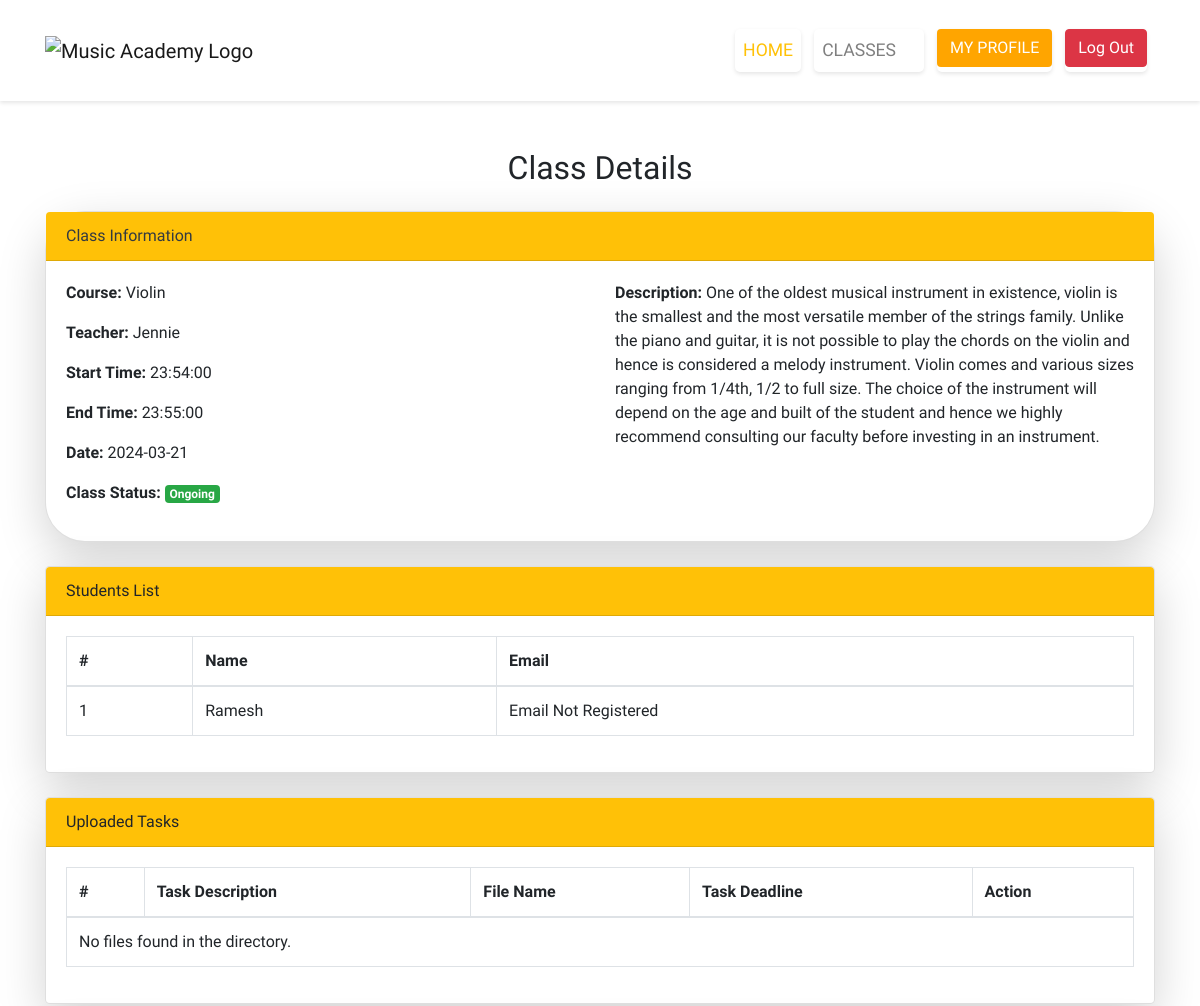
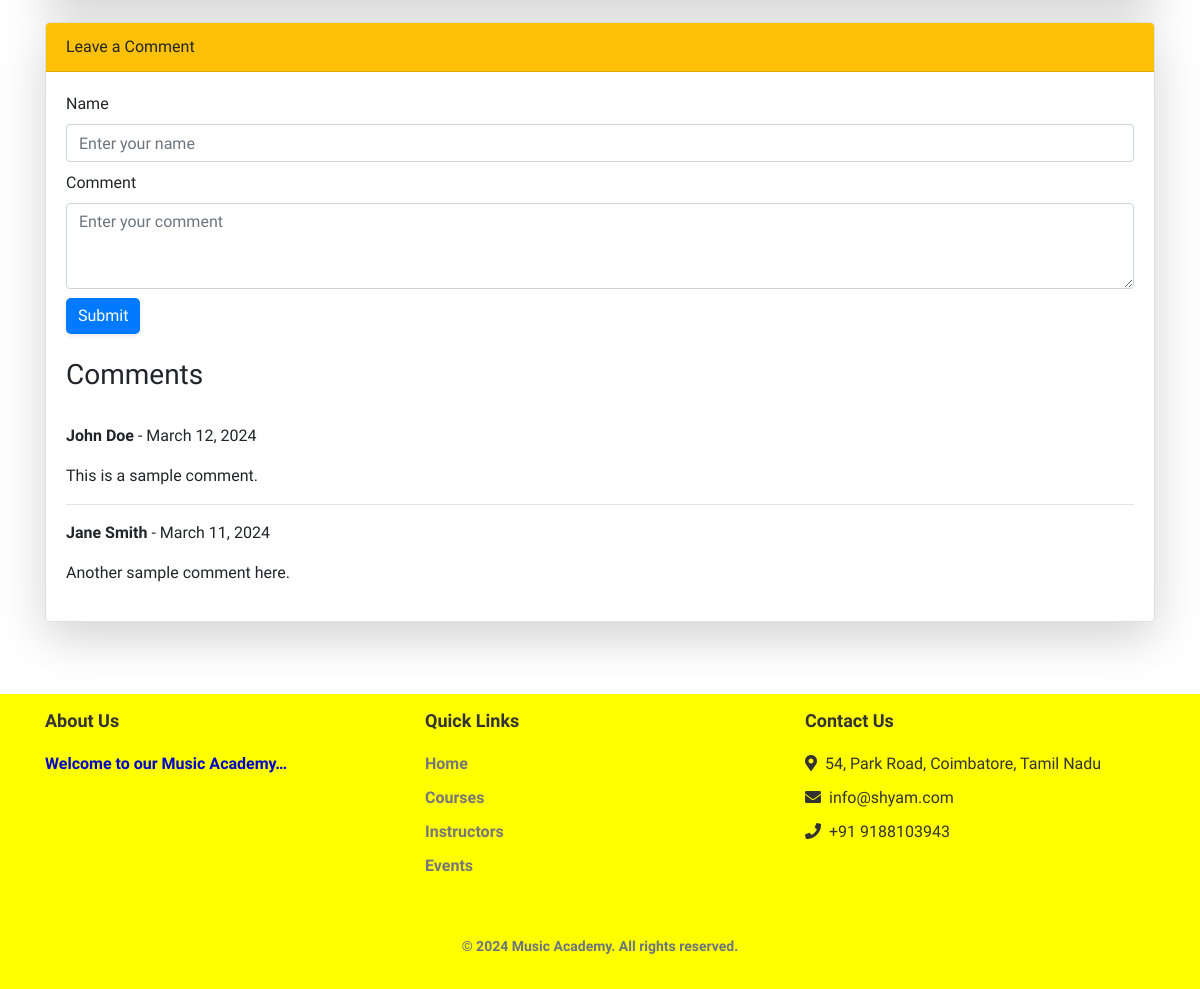
The page /class_details.php?class_id=21 (signed in) on the database its author committed (2 pictures, top to bottom).
### tables this page shows
CREATE TABLE `classes` (
  `class_id` int(11) NOT NULL,
  `course_parent_id` int(11) NOT NULL,
  `user_parent_id` int(11) NOT NULL,
  `sched_start_time` time NOT NULL,
  `sched_end_time` time NOT NULL,
  `date_of_class` date NOT NULL,
  `created_at` timestamp NOT NULL DEFAULT current_timestamp(),
  `updated_at` timestamp NOT NULL DEFAULT current_timestamp(),
  `actual_start_time` datetime DEFAULT NULL,
  `actual_end_time` datetime DEFAULT NULL,
  `class_status` enum('Upcoming','Ongoing','Finished','Cancelled') NOT NULL
);

CREATE TABLE `courses` (
  `course_id` int(11) NOT NULL,
  `course_name` varchar(255) NOT NULL,
  `course_desc` longtext NOT NULL,
  `course_img` varchar(255) NOT NULL,
  `course_icon` varchar(255) NOT NULL,
  `course_status` enum('Active','Inactive') NOT NULL
);

CREATE TABLE `users` (
  `user_id` int(11) NOT NULL,
  `user_name` varchar(255) NOT NULL,
  `user_password` varchar(255) NOT NULL,
  `user_type` enum('Student','Teacher','None') NOT NULL DEFAULT 'None',
  `user_status` enum('Active','Inactive') NOT NULL
);

### class_details.php (the view, shortened to what this page needs)
<?php
require_once 'includes/header.php';
require_once 'includes/config.php';
if (isset($_GET['class_id'])) {
    $class_id = $_GET['class_id'];
$sql = "SELECT ti.*,
        c.course_name,
        c.course_desc,
        us.user_name AS teacher_name,
        cr.class_room_id,
        cr.user_parent_id AS student_id,
        stu.user_name AS student_name,
        s.email AS student_email,
        cr.attendance AS attendance_status
    FROM classes ti
    LEFT JOIN courses c ON ti.course_parent_id = c.course_id
    LEFT JOIN users us ON ti.user_parent_id = us.user_id
    LEFT JOIN class_rooms cr ON ti.class_id = cr.class_parent_id
    LEFT JOIN users stu ON cr.user_parent_id = stu.user_id
    LEFT JOIN students s ON stu.user_id = s.user_parent_id
    WHERE ti.class_id = :class_id";
    $stmt = $db->prepare($sql);
    $stmt->bindParam(':class_id', $class_id);
    $stmt->execute();
    $data = $stmt->fetchAll(PDO::FETCH_ASSOC);
    if ($data) {
        $row = $data[0];
        $course_name = $row['course_name'];
        $course_desc = $row['course_desc'];
        $teacher_name = $row['teacher_name'];
        $sched_start_time = $row['sched_start_time'];
        $sched_end_time = $row['sched_end_time'];
        $date_of_class = $row['date_of_class'];
        $class_status = $row['class_status'];
        $students = [];
        foreach ($data as $student) {
            if (!is_null($student['student_name']) && !is_null($student['class_room_id'])) {
                $students[] = [
                    'class_room_id' => $student['class_room_id'],
                    'name' => $student['student_name'],
                    'email' => $student['student_email'],
                    'attendance_status' => $student['attendance_status']
                ];
            }
        }
    } else {
        $students = [];
        echo "No class found for the provided ID.";
        exit();
    }
} else {
    echo "Class ID is not provided.";
    exit();
}
?>
<main class="custom-main">
    <div class="container mt-5">
        <h2 class="text-center mb-4">Class Details</h2>
        <div class="card mb-4 border-1 shadow-lg" style="border-radius: 40px;">
            <div class="card-header bg-warning text-dark rounded-top">
                Class Information
            </div>
            <div class="card-body">
                <div class="row">
                    <div class="col-md-6">
                        <p><strong>Course:</strong> <?php echo $course_name; ?></p>
                        <p><strong>Teacher:</strong> <?php echo $teacher_name; ?></p>
                        <p><strong>Start Time:</strong> <?php echo $sched_start_time; ?></p>
                        <p><strong>End Time:</strong> <?php echo $sched_end_time; ?></p>
                        <p><strong>Date:</strong> <?php echo $date_of_class; ?></p>
                        <p><strong>Class Status:</strong> <span class="badge badge-success"><?php echo $class_status; ?></span></p>
                    </div>
                    <div class="col-md-6">
                        <p><strong>Description:</strong> <?php echo $course_desc; ?></p>
                    </div>
                </div>
            </div>
        </div>
        <div class="card mb-4 border-1 rounded-lg shadow-lg">
            <div class="card-header bg-warning text-black rounded-top">
                Students List
            </div>
            <div class="card-body">
                <div class="table-responsive">
                    <table class="table table-bordered">
                        <thead>
                            <tr>
                                <th>#</th>
                                <th>Name</th>
                                <th>Email</th>
                            </tr>
                        </thead>
                    <?php if (!empty($students)) { ?>
                        <tbody>
                        <?php
                            $count = 1;
                            foreach ($students as $student) {
                                echo "<tr>";
                                echo "<td>" . $count . "</td>";
                                echo "<td>" . $student['name'] . "</td>";
                                echo "<td>" . ($student['email'] ? $student['email'] : "Email Not Registered") . "</td>";
                                echo "</tr>";
                                $count++;
                            }
                        ?>
                        </tbody>
                    <?php } ?>
                    </table>
                </div>
            </div>
        </div>
            <div class="card mb-4 border-1 rounded-lg shadow-lg" id="uploadedTasksContainer">
                <div class="card-header bg-warning text-black rounded-top">
                    Uploaded Tasks
                </div>
                <div class="card-body">
                    <div class="table-responsive">
                        <table class="table table-bordered">
                            <thead>
                                <tr>
                                    <th>#</th>
                                    <th>Task Description</th>
                                    <th>File Name</th>
                                    <th>Task Deadline</th>
                                    <th>Action</th>
                                </tr>
                            </thead>
                            <tbody>
                            <?php
                            $directory = "/opt/lampp/htdocs/music_academy/admin/getForms/uploads/";
                            if (is_dir($directory)) {
                                $course_parent_id = $row['course_parent_id'];
                                $sql = "SELECT task_id, task_desc, task_deadline, task_file FROM class_tasks WHERE date_parent_id = :class_id AND course_parent_id = :course_id";
                                $stmt = $db->prepare($sql);
                                $stmt->bindParam(':class_id', $class_id);
                                $stmt->bindParam(':course_id', $course_parent_id);
                                $stmt->execute();
                                $tasks = $stmt->fetchAll(PDO::FETCH_ASSOC);
                                if ($tasks) {
                                    $count = 1;
                                    foreach ($tasks as $task) {
                                        echo "<tr>";
                                        echo "<td>" . $count . "</td>";
                                        echo "<td>" . $task['task_desc'] . "</td>";
                                        $task_file = $task['task_file'];
                                        $file_path = $directory . $task_file;
                                        echo "<td>";
                                        if ($task_file && file_exists($file_path)) {
                                            echo $task_file;
                                        } else {
                                            echo "No File Found";
                                        }
                                        echo "</td>";
                                        echo "<td>" . $task['task_deadline'] . "</td>";
                                        echo "<td>";
                                        if ($task_file && file_exists($file_path)) {
                                            echo "<a href='/music_academy/admin/getForms/uploads/" . $task_file . "' download><button class='btn btn-primary btn-sm'>Download</button></a><span>&nbsp;</span>";
                                        }
                                        if ($_SESSION['user_type'] == 'Student') {
                                            echo "<a href='submit_task.php?task_id=" . $task['task_id'] . "&class_id=" . $class_id . "' class='btn btn-success btn-sm submit-tsk'>Submit Task</a>";
                                        }
                                        if ($_SESSION['user_type'] == 'Teacher') {
                                            echo "<button class='btn btn-warning btn-sm edit-tsk'>Edit Task</button>";
                                            echo "<span>&nbsp;</span><button class='btn btn-danger btn-sm delete-tsk'>Delete Task</button>";
                                            echo "<span>&nbsp;</span><button class='btn btn-success btn-sm view-tsk'>View Task</button>";
                                            echo "<td style='display: none;'><input type='hidden' class='task_id' value='" . $task['task_id'] . "'></td>";
                                        }
                                        echo "</td>";
                                        echo "</tr>";
                                        $count++;
                                    }
                                } else {
                                    echo "<tbody><tr><td colspan='5'><div class='alert alert-info text-center' role='alert'>No Tasks Assigned</div></td></tr></tbody>";
                                }
                            } else {
                                echo "<tr><td colspan='5'>No files found in the directory.</td></tr>";
                            }
                            ?>
                            </tbody>
                        </table>
                    </div>
                </div>
            </div>
            <div class="card mb-4 border-1 rounded-lg shadow-lg">
                <div class="card-header bg-warning text-black rounded-top">
                    Leave a Comment
                </div>
                <div class="card-body">
                    <div class="form-group">
                        <label for="name">Name</label>
                        <input type="text" class="form-control" id="name" placeholder="Enter your name">
                    </div>
                    <div class="form-group">
                        <label for="comment">Comment</label>
                        <textarea class="form-control" id="comment" rows="3" placeholder="Enter your comment"></textarea>
                    </div>
                    <button type="submit" class="btn btn-primary">Submit</button>
                    <div class="mt-4">
                    <h3>Comments</h3>
                    <span>&nbsp;</span>
                        <p><strong>John Doe</strong> - March 12, 2024</p>
                        <p>This is a sample comment.</p>
                        <hr>
                        <p><strong>Jane Smith</strong> - March 11, 2024</p>
                        <p>Another sample comment here.</p>
                    </div>
                </div>
            </div>
        </div>
    </main>
    <span>&nbsp;</span>
<?php require_once 'includes/footer.php'; ?>

### styles/style.css (style rules this page uses)
.btn-primary, .btn-success { border: none; outline: none; box-shadow: 0 2px 4px rgba(0, 0, 0, 0.1); border-radius: 5px; transition: transform 0.3s ease, box-shadow 0.3s ease; }
.form-group { position: relative; margin-bottom: 9px; }
.custom-body { display: flex; flex-direction: column; min-height: 100vh; font-family: 'Didact Gothic', sans-serif; }
.custom-main { flex: 1; }

### rows shown on the page
classes: courses.course_name "Violin", users.user_name "Jennie", sched_start_time "23:54:00", sched_end_time "23:55:00", date_of_class "2024-03-21", class_status "Ongoing", courses.course_desc "One of the oldest musical instrument in existence, violin is the smallest and the most versatile member of the strings family. Unlike the piano and guitar, it is not possible to play the chords on the violin and hence is considered a melody instrument. Violin comes and various sizes ranging from 1/4th, 1/2 to full size. The choice of the instrument will depend on the age and built of the student and hence we highly recommend consulting our faculty before investing in an instrument.", users.user_name "Ramesh"
